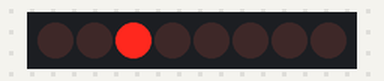
The sketch below on a simulated Arduino Uno, built with avr-gcc and run on an emulated ATmega328P. Parts: 8 shift-register outputs drawn as a row of LEDs (first output left, lit = HIGH). Wiring (inferred from the names in the program): shift register (74HC595): data pin 11; shift clock pin 12; latch pin 8. Wiring (inferred from the signals the program sends): row of LEDs: on Q0, Q1, Q2, Q3, Q4, Q5, Q6, Q7. Random numbers use the default seed unless the sketch sets one.

Above: at 0.25 s.
At 4.6 s:
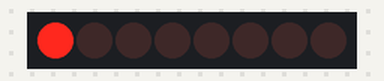
At 10.16 s:
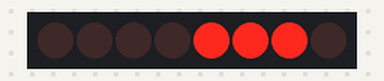
At 15.76 s:
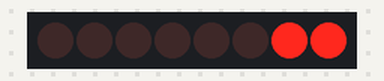
At 27.03 s:
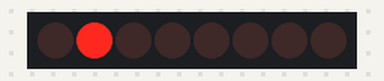
At 39.89 s:
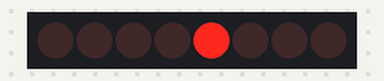
Timing chart, 0 to 40.0 s (numbered marks = the images above):
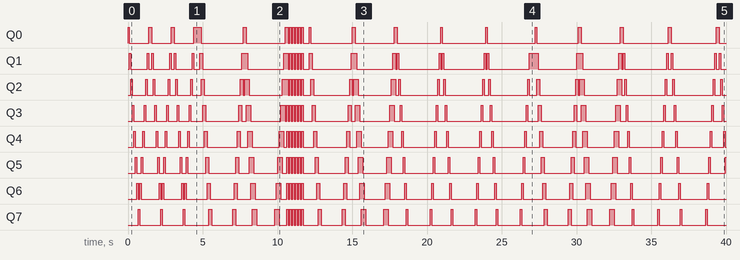

Measured:
- by itself, Q0: LOW → HIGH at 0.00 s, → LOW 0.10 s later, → HIGH 1.3 s later, → LOW 0.20 s later, … (42 changes in this stretch)
- by itself, Q1: LOW → HIGH at 0.10 s, → LOW 0.10 s later, → HIGH 1.1 s later, → LOW 0.10 s later, … (60 changes in this stretch)
- by itself, Q2: LOW → HIGH at 0.20 s, → LOW 0.10 s later, → HIGH 0.90 s later, → LOW 0.10 s later, … (68 changes in this stretch)
- by itself, Q3: LOW → HIGH at 0.30 s, → LOW 0.10 s later, → HIGH 0.70 s later, → LOW 0.10 s later, … (70 changes in this stretch)
- by itself, Q4: LOW → HIGH at 0.40 s, → LOW 0.10 s later, → HIGH 0.50 s later, → LOW 0.10 s later, … (70 changes in this stretch)
- by itself, Q5: LOW → HIGH at 0.50 s, → LOW 0.10 s later, → HIGH 0.30 s later, → LOW 0.10 s later, … (69 changes in this stretch)
- by itself, Q6: LOW → HIGH at 0.60 s, → LOW 0.10 s later, → HIGH 0.10 s later, → LOW 0.10 s later, … (68 changes in this stretch)
- by itself, Q7: LOW → HIGH at 0.70 s, → LOW 0.10 s later, → HIGH 1.4 s later, → LOW 0.10 s later, … (62 changes in this stretch)

The sketch:

16led74hc595.ino
```cpp
// Definisikan pin yang akan digunakan
const int latchPin = 8; // Pin ST_CP pada register shift
const int clockPin = 12; // Pin SH_CP pada register shift
const int dataPin = 11; // Pin DS pada register shift


// Jumlah LED yang akan digunakan
const int numLEDs = 16;

// Kecepatan berjalan (ms)
const int delayTime = 100;

void setup() {
  // Set pin-mode untuk pin shift register
  pinMode(latchPin, OUTPUT);
  pinMode(clockPin, OUTPUT);
  pinMode(dataPin, OUTPUT);
}

void loop() {
  // 1. Bergerak dari tengah ke luar dan kembali
  runPattern(centerToOutside, 3);

  // 2. Pola LED berkedip
  runPattern(blinkPattern, 3);

  // 3. Pola LED spiral
  runPattern(spiralPattern, 3);

  // 4. Bergerak dari kiri ke kanan dan kembali
  runPattern(leftToRight, 3);

  // 5. Pola LED random
  runPattern(randomPattern, 3);
}

// Fungsi untuk menjalankan suatu pola sejumlah kali
void runPattern(void (*pattern)(), int repeatCount) {
  for (int i = 0; i < repeatCount; i++) {
    pattern();
  }
  delay(delayTime * 3);  // Tunggu sejenak sebelum pindah ke pola berikutnya
  twoLEDsWalking();      // Pindah ke pola dua LED yang saling berjalan maju
  threeLEDsWalking();    // Pindah ke pola tiga LED yang bergerak bersama
}

// Fungsi untuk menggerakkan LED dari tengah ke luar dan kembali
void centerToOutside() {
  for (int i = 0; i < numLEDs / 2; i++) {
    byte ledValue = (1 << i) | (1 << (numLEDs - 1 - i));
    updateLEDs(ledValue);
    delay(delayTime);
  }
  for (int i = numLEDs / 2 - 2; i >= 0; i--) {
    byte ledValue = (1 << i) | (1 << (numLEDs - 1 - i));
    updateLEDs(ledValue);
    delay(delayTime);
  }
}

// Fungsi untuk pola berkedip
void blinkPattern() {
  for (int i = 0; i < 2; i++) {
    byte ledValue = B11111111;
    updateLEDs(ledValue);
    delay(delayTime);
    ledValue = B00000000;
    updateLEDs(ledValue);
    delay(delayTime);
  }
}


// Fungsi untuk pola spiral
void spiralPattern() {
  int spiralPos = 0;
  for (int i = 0; i < numLEDs; i++) {
    byte ledValue = 1 << spiralPos;
    updateLEDs(ledValue);
    spiralPos = (spiralPos + 1) % numLEDs;
    delay(delayTime);
  }
  for (int i = numLEDs - 2; i > 0; i--) {
    byte ledValue = 1 << i;
    updateLEDs(ledValue);
    delay(delayTime);
  }
}

// Fungsi untuk menggerakkan LED dari kiri ke kanan dan kembali
void leftToRight() {
  for (int i = 0; i < numLEDs; i++) {
    byte ledValue = 1 << i;
    updateLEDs(ledValue);
    delay(delayTime);
  }
  for (int i = numLEDs - 1; i >= 0; i--) {
    byte ledValue = 1 << i;
    updateLEDs(ledValue);
    delay(delayTime);
  }
}

// Fungsi untuk pola LED random
void randomPattern() {
  for (int i = 0; i < 10; i++) {
    byte ledValue = random(256);
    updateLEDs(ledValue);
    delay(delayTime);
  }
}

// Fungsi untuk menggerakkan dua LED maju
void twoLEDsWalking() {
  for (int i = 0; i < numLEDs - 1; i++) {
    byte ledValue = (1 << i) | (1 << (i + 1));
    updateLEDs(ledValue);
    delay(delayTime);
  }
  for (int i = numLEDs - 2; i >= 0; i--) {
    byte ledValue = (1 << i) | (1 << (i + 1));
    updateLEDs(ledValue);
    delay(delayTime);
  }
}

// Fungsi untuk menggerakkan tiga LED bersamaan
void threeLEDsWalking() {
  for (int i = 0; i < numLEDs - 2; i++) {
    byte ledValue = (1 << i) | (1 << (i + 1)) | (1 << (i + 2));
    updateLEDs(ledValue);
    delay(delayTime);
  }
  for (int i = numLEDs - 3; i >= 0; i--) {
    byte ledValue = (1 << i) | (1 << (i + 1)) | (1 << (i + 2));
    updateLEDs(ledValue);
    delay(delayTime);
  }
}

// Fungsi untuk mengirim data ke shift register dan update LED
void updateLEDs(byte ledValue) {
  shiftOut(dataPin, clockPin, MSBFIRST, ledValue);
  digitalWrite(latchPin, HIGH);
  digitalWrite(latchPin, LOW);
}
```
